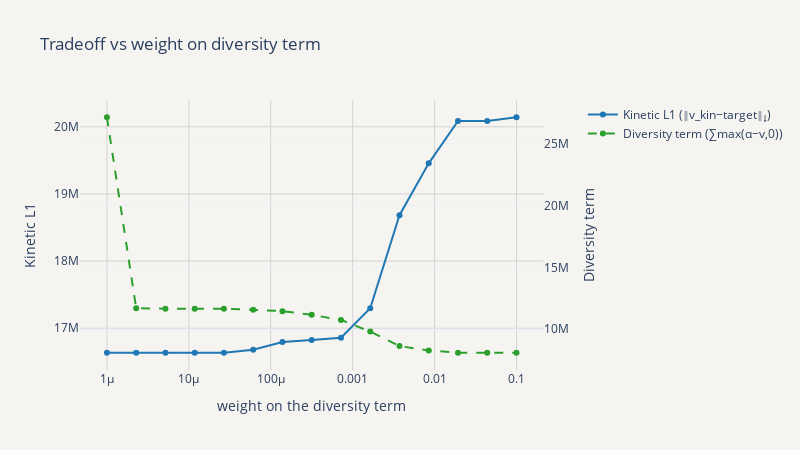

This figure's notebook cell:
### Code cell
# ---- one figure, two subplots, each has two y-axes, log-scaled x ----
fig = make_subplots(specs=[[{"secondary_y": True}]])
fig.add_trace(go.Scatter(x=mu_grid, y=kin_vals,  mode="lines+markers",
                         name="Kinetic L1 (‖v_kin−target‖₁)", line=dict(color="#1f77b4")),
              secondary_y=False)
fig.add_trace(go.Scatter(x=mu_grid, y=diversity_vals, mode="lines+markers",
                         name="Diversity term (∑max(α−v,0))", line=dict(dash="dash", color="rgba(44, 160, 44, 1)")),
              secondary_y=True)

fig.update_xaxes(title_text="weight on the diversity term", type="log")
fig.update_yaxes(title_text="Kinetic L1", secondary_y=False)
fig.update_yaxes(title_text="Diversity term", secondary_y=True)
fig.update_layout(title="Tradeoff vs weight on diversity term",
                  template='plotly_white',
                  paper_bgcolor='#f6f4f1', plot_bgcolor='#f6f4f1',
                  xaxis=dict(
                      gridcolor='lightgray'  # Set x-axis grid color
                  ),
                  yaxis=dict(
                      gridcolor='lightgray'  # Set y-axis grid color
                  ),
                  width=800, height=450)
fig.show()
fig.write_image("/Users/HeenaSaqib/dev/vEcoli/notebooks/Heena notebooks/Metabolism_New Genes/out/flow_partition/FBA_sweep_diversity_a.png", scale=3)

### Figure 1 — Plotly figure (JSON) as saved in the notebook; plotly's stock layout.template omitted (floating-point values rounded to 4 significant figures)
{"data": [{"line": {"color": "#1f77b4"}, "mode": "lines+markers", "name": "Kinetic L1 (‖v_kin−target‖₁)", "x": [1e-06, 2.276e-06, 5.179e-06, 1.179e-05, 2.683e-05, 6.105e-05, 0.0001389, 0.0003162, 0.0007197, 0.001638, 0.003728, 0.008483, 0.01931, 0.04394, 0.1], "y": [16640000.0, 16640000.0, 16640000.0, 16640000.0, 16640000.0, 16680000.0, 16790000.0, 16830000.0, 16860000.0, 17300000.0, 18680000.0, 19460000.0, 20090000.0, 20090000.0, 20140000.0], "type": "scatter", "xaxis": "x", "yaxis": "y"}, {"line": {"color": "rgba(44, 160, 44, 1)", "dash": "dash"}, "mode": "lines+markers", "name": "Diversity term (∑max(α−v,0))", "x": [1e-06, 2.276e-06, 5.179e-06, 1.179e-05, 2.683e-05, 6.105e-05, 0.0001389, 0.0003162, 0.0007197, 0.001638, 0.003728, 0.008483, 0.01931, 0.04394, 0.1], "y": [27140000.0, 11710000.0, 11670000.0, 11670000.0, 11670000.0, 11580000.0, 11470000.0, 11170000.0, 10750000.0, 9812000.0, 8640000.0, 8284000.0, 8109000.0, 8109000.0, 8102000.0], "type": "scatter", "xaxis": "x", "yaxis": "y2"}], "layout": {"xaxis": {"anchor": "y", "domain": [0.0, 0.94], "title": {"text": "weight on the diversity term"}, "type": "log", "gridcolor": "lightgray"}, "yaxis": {"anchor": "x", "domain": [0.0, 1.0], "title": {"text": "Kinetic L1"}, "gridcolor": "lightgray"}, "yaxis2": {"anchor": "x", "overlaying": "y", "side": "right", "title": {"text": "Diversity term"}}, "title": {"text": "Tradeoff vs weight on diversity term"}, "paper_bgcolor": "#f6f4f1", "plot_bgcolor": "#f6f4f1", "width": 800, "height": 450}}
